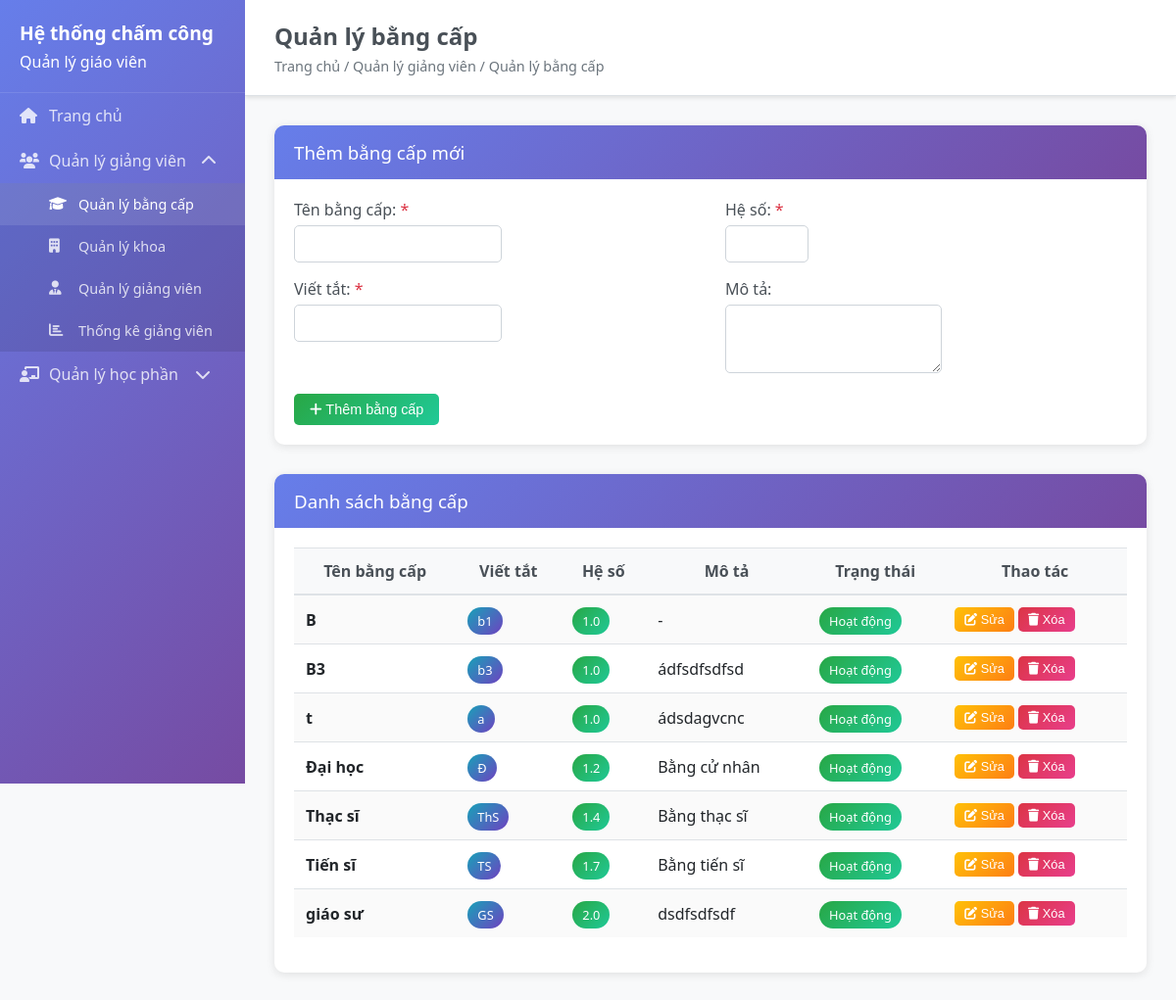
/degrees, run on an earlier commit of the app's database.
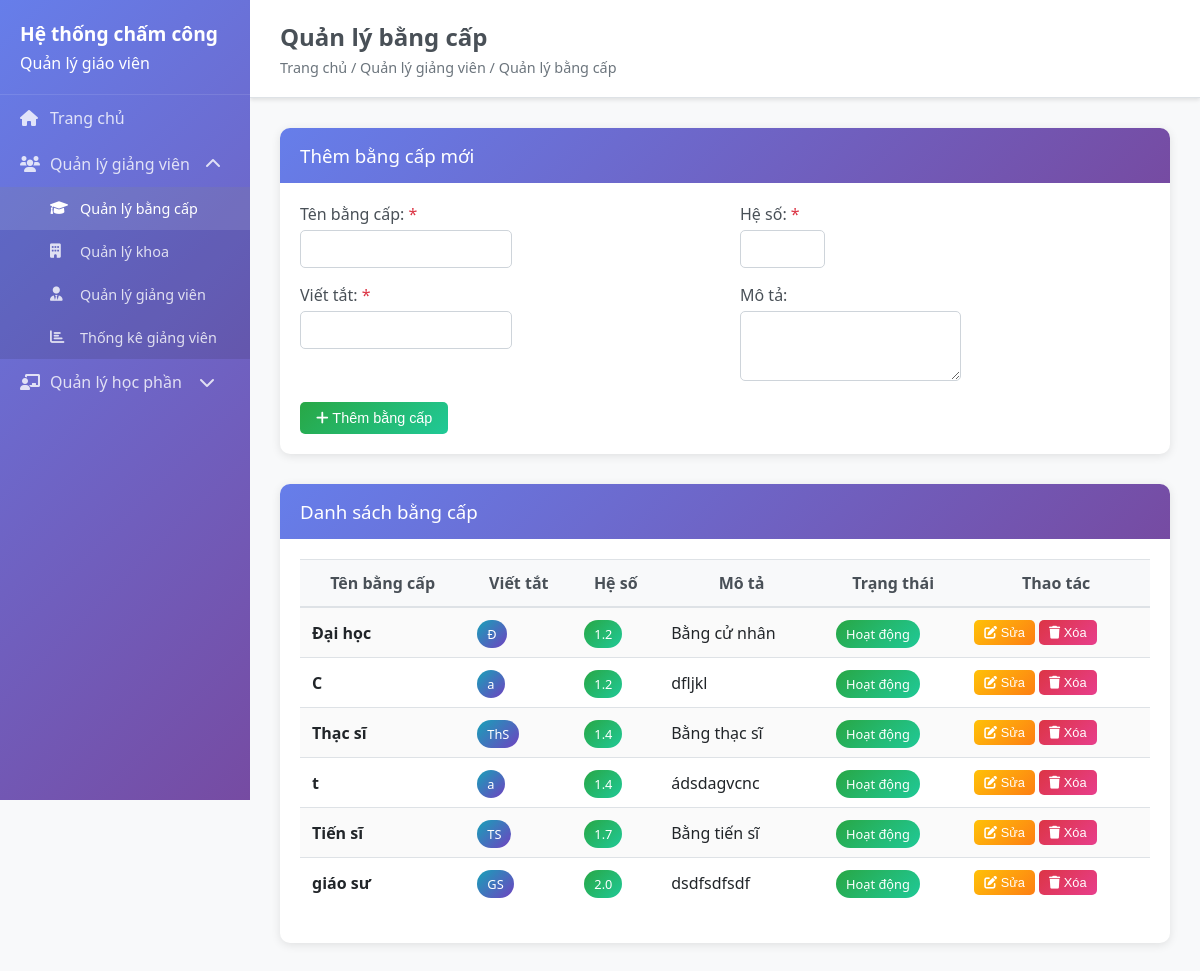
And on a later commit of the database.
### backend/models/degree.py (models this page shows, shortened)
class Degree(BaseModel):
    __tablename__ = 'degrees'
    name = db.Column(db.String(100), nullable=False, unique=True)
    abbreviation = db.Column(db.String(20), nullable=False)
    coefficient = db.Column(db.Numeric(3, 2), nullable=False, default=1.0)
    description = db.Column(db.Text, nullable=True)
    is_active = db.Column(db.Boolean, default=True)

### backend/app.py (the view)
@app.route('/degrees')
def degrees():
    try:
        if 'Degree' in globals():
            degrees_list = Degree.query.filter_by(is_active=True).order_by(Degree.coefficient).all()
        else:
            degrees_list = []
        return render_template('degrees.html', degrees=degrees_list)
    except Exception as e:
        print(f"Error in degrees route: {e}")
        return render_template('degrees.html', degrees=[])

### frontend/templates/degrees.html (shortened to what this page needs)
{% extends "base.html" %}
{% block page_title %}Quản lý bằng cấp{% endblock %}
{% block breadcrumb %}Trang chủ / Quản lý giảng viên / Quản lý bằng cấp{% endblock %}
{% block content %}
<div class="card">
    <div class="card-header">
        <h3>Thêm bằng cấp mới</h3>
    </div>
    <div class="card-body">
        <form id="degree-form">
            <div class="row">
                <div class="col-md-6">
                    <div class="form-group">
                        <label for="degree-name">Tên bằng cấp: <span class="text-danger">*</span></label>
                        <input type="text" id="degree-name" name="name" class="form-control" required>
                    </div>
                    <div class="form-group">
                        <label for="degree-abbreviation">Viết tắt: <span class="text-danger">*</span></label>
                        <input type="text" id="degree-abbreviation" name="abbreviation" class="form-control" required>
                    </div>
                </div>
                <div class="col-md-6">
                    <div class="form-group">
                        <label for="degree-coefficient">Hệ số: <span class="text-danger">*</span></label>
                        <input type="number" id="degree-coefficient" name="coefficient" class="form-control" step="0.1" min="1.0" max="3.0" required>
                    </div>
                    <div class="form-group">
                        <label for="degree-description">Mô tả:</label>
                        <textarea id="degree-description" name="description" class="form-control" rows="3"></textarea>
                    </div>
                </div>
            </div>
            <button type="submit" class="btn btn-success" id="submit-btn">
                <i class="fas fa-plus"></i> Thêm bằng cấp
            </button>
        </form>
    </div>
</div>
<div class="card">
    <div class="card-header">
        <h3>Danh sách bằng cấp</h3>
    </div>
    <div class="card-body">
        <div class="table-responsive">
            <table class="table table-striped" id="degrees-table">
                <thead>
                    <tr>
                        <th>Tên bằng cấp</th>
                        <th>Viết tắt</th>
                        <th>Hệ số</th>
                        <th>Mô tả</th>
                        <th>Trạng thái</th>
                        <th>Thao tác</th>
                    </tr>
                </thead>
                <tbody>
                    {% for degree in degrees %}
                    <tr>
                        <td><strong>{{ degree.name }}</strong></td>
                        <td><span class="badge badge-info">{{ degree.abbreviation }}</span></td>
                        <td><span class="badge badge-success">{{ "%.1f"|format(degree.coefficient) }}</span></td>
                        <td>{{ degree.description or '-' }}</td>
                        <td>
                            <span class="badge badge-{{ 'success' if degree.is_active else 'secondary' }}">
                                {{ 'Hoạt động' if degree.is_active else 'Ngưng' }}
                            </span>
                        </td>
                        <td>
                            <button class="btn btn-warning btn-sm" onclick="editDegree({{ degree.id }})">
                                <i class="fas fa-edit"></i> Sửa
                            </button>
                            <button class="btn btn-danger btn-sm" onclick="deleteDegree({{ degree.id }})">
                                <i class="fas fa-trash"></i> Xóa
                            </button>
                        </td>
                    </tr>
                    {% else %}
                    <tr>
                        <td colspan="6" class="text-center">Chưa có bằng cấp nào</td>
                    </tr>
                    {% endfor %}
                </tbody>
            </table>
        </div>
    </div>
</div>
{% endblock %}

What changed in the data, as far as the page shows it:
removed Degree: name "B", abbreviation "b1", coefficient "1.0", description "-", is_active "Hoạt động"
removed Degree: name "B3", abbreviation "b3", coefficient "1.0", description "ádfsdfsdfsd", is_active "Hoạt động"
added Degree: name "C", abbreviation "a", coefficient "1.2", description "dfljkl", is_active "Hoạt động"
changed Degree "ádsdagvcnc": coefficient "1.0" → "1.4"; moves down the list
